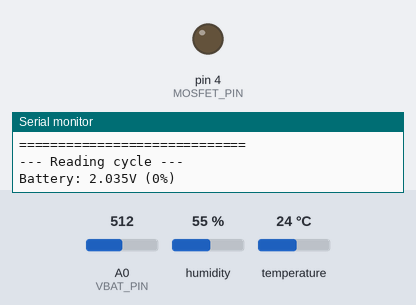
This sketch was run on a simulated Arduino Pro Mini, built with avr-gcc and run on an emulated ATmega328P. On the bench: output pins drawn as LEDs (lit = HIGH), the last lines printed to the serial monitor. The test bench sets the inputs (shaded band); at power-on: A0 (VBAT_PIN) = 512, humidity 55 %, temperature 24 °C. No radio packets arrive unless stated; pins used as bus, display or sensor lines are not drawn.

Above: at 1.4 s.
At 6.8 s:
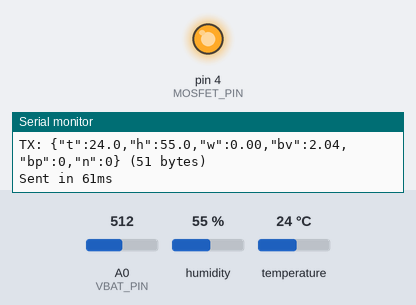
Timing chart, 0 to 15.1 s (numbered marks = the images above):
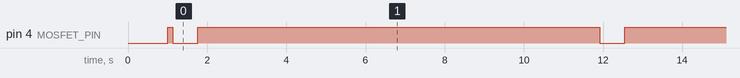

Measured:
- by itself, pin 4 (MOSFET_PIN): alternates HIGH for 10.1 s and LOW for 0.64 s

The sketch:

v2_08_full_tx_test.ino
```cpp
// ============================================================
// TEST 08: FULL SENSOR READ + JSON TX TEST
// Arduino Pro Mini 3.3V/8MHz - All sensors + LoRa
//
// PURPOSE: Verify all sensors read correctly together and
//          JSON payload transmits over LoRa
//          No sleep - continuous loop for easy debugging
// SETUP:   All hardware connected (MOSFET, SHT40,
//          HX711, RFM95, voltage divider)
//
// PAYLOAD FORMAT:
// {"t":21.5,"h":55.3,"w":45.12,"bv":3.25,"bp":40,"n":1}
//   t  = temperature (SHT40)
//   h  = humidity (SHT40)
//   w  = weight in kg (HX711)
//   bv = battery voltage
//   bp = battery percent
//   n  = counter
// ============================================================

#include <Wire.h>
#include "Adafruit_SHT4x.h"
#include "HX711.h"
#include <SPI.h>
#include <RH_RF95.h>

// ===== Pins =====
#define MOSFET_PIN  4
#define VBAT_PIN    A0
#define HX_DOUT     5
#define HX_SCK      6
#define RFM95_CS    10
#define RFM95_RST   9
#define RFM95_INT   2
#define RFM95_FREQ  868.0

// ===== Feature toggle =====
#define WEIGHT_ENABLED      false    // Set true after calibration

// ===== Calibration (update from test 07) =====
#define CALIBRATION_FACTOR  1.0      // raw units per gram — UPDATE
#define TARE_OFFSET         0        // raw value with no weight — UPDATE

// ===== Voltage divider =====
const float DIVIDER_RATIO = 3.7;  // (54k+20k)/20k
const float VREF = 1.1;

// ===== LiFePO4 lookup =====
struct VoltPt { float v; uint8_t p; };
const VoltPt LFP[] = {
  {3.40,100},{3.35,90},{3.33,80},{3.30,60},
  {3.25,40},{3.20,20},{3.10,10},{2.80,0}
};
const int LFP_N = sizeof(LFP)/sizeof(LFP[0]);

// ===== Objects =====
Adafruit_SHT4x sht4 = Adafruit_SHT4x();
#if WEIGHT_ENABLED
HX711 scale;
#endif
RH_RF95 rf95(RFM95_CS, RFM95_INT);

uint32_t counter = 0;

void sensorsOn()  { digitalWrite(MOSFET_PIN, LOW);  }
void sensorsOff() { digitalWrite(MOSFET_PIN, HIGH); }

float readVbat() {
  uint32_t sum = 0;
  for (int i = 0; i < 16; i++) {
    sum += analogRead(VBAT_PIN);
    delay(2);
  }
  return ((float)sum / 16.0 / 1024.0) * VREF * DIVIDER_RATIO;
}

int battPct(float v) {
  if (v >= LFP[0].v) return 100;
  if (v <= LFP[LFP_N-1].v) return 0;
  for (int i = 0; i < LFP_N-1; i++) {
    if (v >= LFP[i+1].v) {
      float rv = LFP[i].v - LFP[i+1].v;
      float rp = LFP[i].p - LFP[i+1].p;
      return LFP[i+1].p + (int)(((v - LFP[i+1].v) / rv) * rp);
    }
  }
  return 0;
}

void setup() {
  Serial.begin(9600);
  delay(1000);

  Serial.println();
  Serial.println(F("=== TEST 08: FULL TX TEST ==="));

  // MOSFET off initially
  pinMode(MOSFET_PIN, OUTPUT);
  sensorsOff();

  // Battery ADC (internal 1.1V ref)
  analogReference(INTERNAL);
  for (int i = 0; i < 10; i++) { analogRead(VBAT_PIN); delay(5); }

  // Init RFM95 (always powered)
  pinMode(RFM95_RST, OUTPUT);
  digitalWrite(RFM95_RST, HIGH);
  delay(10);
  digitalWrite(RFM95_RST, LOW);
  delay(10);
  digitalWrite(RFM95_RST, HIGH);
  delay(10);

  if (!rf95.init()) {
    Serial.println(F("RFM95 FAIL - check wiring"));
    while (1);
  }
  rf95.setFrequency(RFM95_FREQ);
  rf95.setTxPower(14, false);
  Serial.println(F("RFM95 OK @ 868MHz"));

  Serial.println(F("=============================\n"));
}

void loop() {
  Serial.println(F("--- Reading cycle ---"));

  // 1. Battery voltage (always accessible)
  float bv = readVbat();
  int bp = battPct(bv);
  Serial.print(F("Battery: "));
  Serial.print(bv, 3);
  Serial.print(F("V ("));
  Serial.print(bp);
  Serial.println(F("%)"));

  // 2. Power up sensors
  sensorsOn();
  delay(500);  // Stabilization

  // 3. Init I2C + sensors
  Wire.begin();
  delay(50);

  // SHT40 (temp/humidity)
  float t = 0, h = 0;
  bool shtOk = sht4.begin();
  if (shtOk) {
    sht4.setPrecision(SHT4X_HIGH_PRECISION);
    sht4.setHeater(SHT4X_NO_HEATER);
    sensors_event_t hum, temp;
    sht4.getEvent(&hum, &temp);
    t = temp.temperature;
    h = hum.relative_humidity;
    Serial.print(F("SHT40: T="));
    Serial.print(t, 1);
    Serial.print(F("C H="));
    Serial.print(h, 1);
    Serial.println(F("%"));
  } else {
    Serial.println(F("SHT40: FAIL"));
  }

  // HX711 (weight) — only if enabled
  float w = 0;
#if WEIGHT_ENABLED
  bool hxOk = false;
  scale.begin(HX_DOUT, HX_SCK);
  unsigned long hxStart = millis();
  while (!scale.is_ready() && millis() - hxStart < 3000) {
    delay(100);
  }
  if (scale.is_ready()) {
    long raw = scale.read_average(10);
    float grams = (float)(raw - TARE_OFFSET) / CALIBRATION_FACTOR;
    w = grams / 1000.0;
    if (w < 0) w = 0;
    if (w > 200) w = 200;
    hxOk = true;
    Serial.print(F("HX711: raw="));
    Serial.print(raw);
    Serial.print(F(" → "));
    Serial.print(w, 3);
    Serial.println(F("kg"));
  } else {
    Serial.println(F("HX711: NOT READY"));
  }
#else
  Serial.println(F("HX711: DISABLED (no load cells)"));
#endif

  // 4. Power down sensors
#if WEIGHT_ENABLED
  scale.power_down();
#endif
#if defined(TWCR)
  TWCR = 0;
#endif
  pinMode(A4, INPUT);
  pinMode(A5, INPUT);
  delay(10);
  sensorsOff();

  // 5. Build JSON payload (AVR-safe: dtostrf instead of %f)
  // {"t":21.5,"h":55.3,"w":45.12,"bv":3.25,"bp":40,"n":1}
  char st[8], sh[8], sw[8], sbv[8];
  dtostrf(t,  1, 1, st);
  dtostrf(h,  1, 1, sh);
  dtostrf(w,  1, 2, sw);
  dtostrf(bv, 1, 2, sbv);
  char payload[100];
  snprintf(payload, sizeof(payload),
    "{\"t\":%s,\"h\":%s,\"w\":%s,\"bv\":%s,\"bp\":%d,\"n\":%lu}",
    st, sh, sw, sbv, bp, counter++);

  Serial.print(F("TX: "));
  Serial.print(payload);
  Serial.print(F(" ("));
  Serial.print(strlen(payload));
  Serial.println(F(" bytes)"));

  // 6. Send via LoRa
  unsigned long txStart = millis();
  rf95.send((uint8_t*)payload, strlen(payload));
  rf95.waitPacketSent();
  Serial.print(F("Sent in "));
  Serial.print(millis() - txStart);
  Serial.println(F("ms"));

  Serial.println();
  delay(10000);  // 10s between transmissions for testing
}
```
